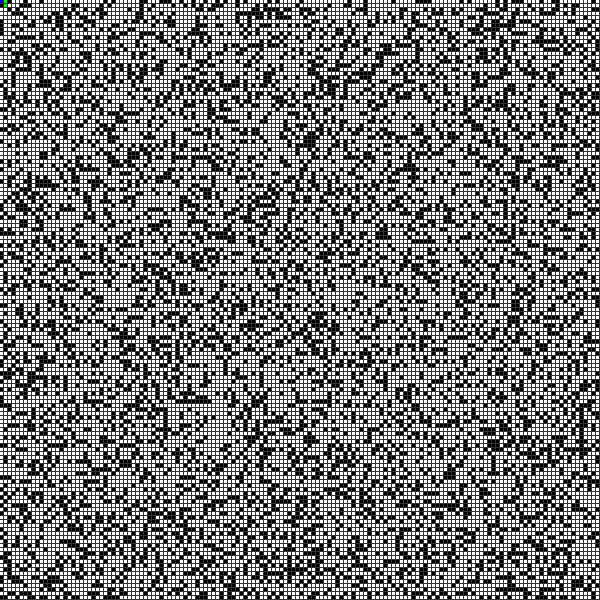
Frame 1 (no input)
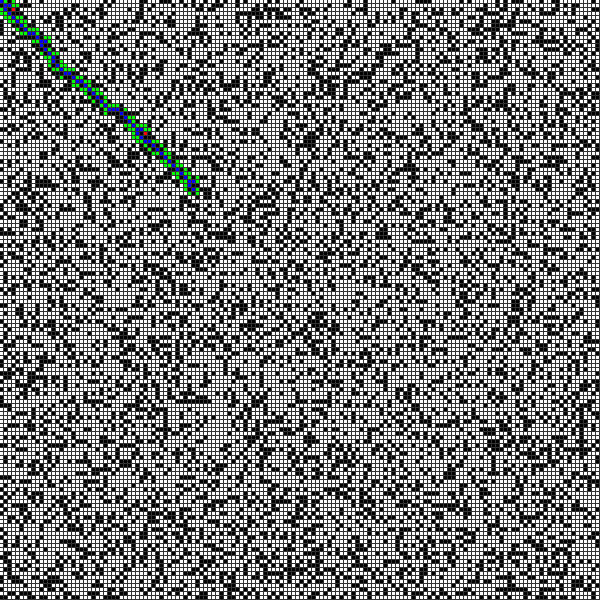
Frame 60 (no input)
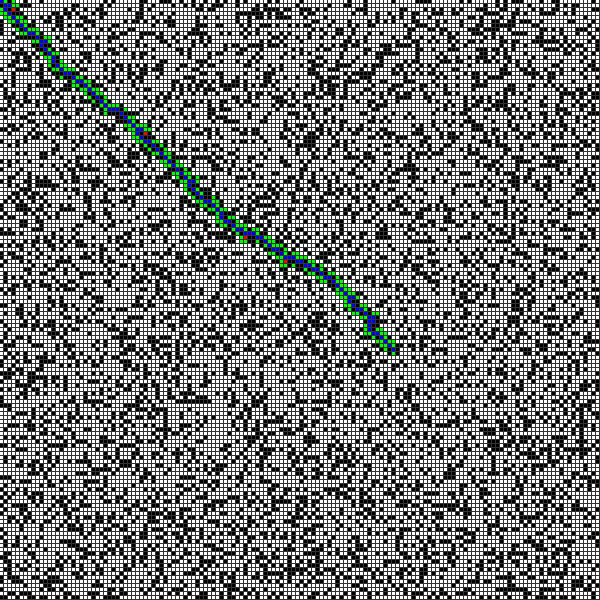
Frame 120 (the mouse pressed at the canvas centre since frame 60)

The p5.js sketch that drew these frames (run headless with seeded random() and noise() and a simulated clock; from frame 60 on, the mouse is pressed at the canvas centre):

// p5.js sketch
// ── sketch.js
var rows,colums,CanvasX,CanvasY;

CanvasX = CanvasY = 600;
rows = colums = 150;

var wallPrecentage = 0.3; //0 <= x <= 1


var grid = new Array(colums);
var openSet = [];
var closedSet = [];
var path = [];

var w,h,start,end;

removeFromArray = (arr,element) => {
    for (let i = arr.length-1; 0 <= i; i--) {
        if (arr[i] === element) {
            arr.splice(i, 1);
        }
    }
}

heuristic = (a,b) => abs(a.i - b.i) + abs(a.j - b.j); //dist(a.i,a.j,b.i,b.j);

class Spot {

    constructor(i, j) {

        this.f = 0;
        this.g = 0;
        this.h = 0;

        this.i = i;
        this.j = j;

        this.neighbors = [];
        this.previous  ;
        this.wall = false;

        if(random(1) < wallPrecentage)
            this.wall = true;


    }

    show(colums) {
        fill(colums);
        if(this.wall)
            fill(0);
        noStroke();
        rect(this.i*w,this.j*w,w-1,h-1);
    }

    addNeighbors(grid) {

        var i = this.i;
        var j = this.j;

        if(i < colums-1)
            this.neighbors.push(grid[i+1][j]);
        if(i > 0)
            this.neighbors.push(grid[i-1][j]);
        if(j < rows- 1 )
            this.neighbors.push(grid[i][j+1]);
        if(j > 0)
            this.neighbors.push(grid[i][j-1]);

        if(i > 0 && j > 0)
            this.neighbors.push(grid[i-1][j-1]);
        if(i < colums-1 && j > 0)
            this.neighbors.push(grid[i+1][j-1]);
        if(i > 0 && j < rows -1)
            this.neighbors.push(grid[i-1][j+1]);
        if(i < colums-1  && j < rows -1)
            this.neighbors.push(grid[i+1][j+1]);
    }
}

function setup() {
    let i;

    createCanvas(CanvasX,CanvasY);
    console.log("A*");

    w = width/colums;
    h = height/rows;

    for (i = 0; i < colums ; i++){
        grid[i] = new Array(rows);
    }

    for (i = 0; i < colums ; i++){
        for (var j= 0 ; j < rows ;j++){
            grid[i][j] = new Spot(i,j);
        }
    }

    for (i = 0; i < colums ; i++){
        for (var j= 0 ; j < rows ;j++){
            grid[i][j].addNeighbors(grid);
        }
    }

    start = grid[0][0];
    end = grid[colums-1][rows-1];
    start.wall = end.wall = false;

    openSet.push(start);
}

function draw() {

    let i;
    if (openSet.length > 0) {

        var winner = 0;
        for (i = 0; i < openSet.length; i++) {
            if (openSet[i].f < openSet[winner].f) {
                winner = i;
            }
        }

        var current = openSet[winner];

        if (current === end) {
            noLoop();
            console.log("done");
        }

        removeFromArray(openSet, current);
        closedSet.push(current);

        var neighbors = current.neighbors;

        for (i = 0; i < neighbors.length; i++) {
            var neighbor = neighbors[i];

            if (!closedSet.includes(neighbor) && !neighbor.wall) {
                var temp = current.g + 1;

                if (openSet.includes(neighbor)) {
                    if (temp < neighbor.g) {
                        neighbor.g = temp;
                    }
                } else {
                    neighbor.g = temp;
                    openSet.push(neighbor);
                }

                neighbor.h = heuristic(neighbor, end);
                neighbor.f = neighbor.g + neighbor.h;
                neighbor.previous = current;

            }
        }
    }else{
        console.log("no Solution");
        noLoop();
        return;
    }
    background(51);

    for (i = 0; i < colums; i++) {
        for (let j = 0; j < rows; j++) {
            grid[i][j].show(color(255));
        }
    }

    for (i = 0; i < closedSet.length; i++) {
        closedSet[i].show((color(255, 0, 0)));
    }

    for (i = 0; i < openSet.length; i++) {
        openSet[i].show((color(0, 255, 0)));
    }

        path = [];
        var temp = current;

        path.push(temp);
        while (temp.previous) {
            path.push(temp.previous);
            temp = temp.previous;
        }

    for (i = 0; i < path.length; i++){
        path[i].show((color(0,0,255)));
    }
}
